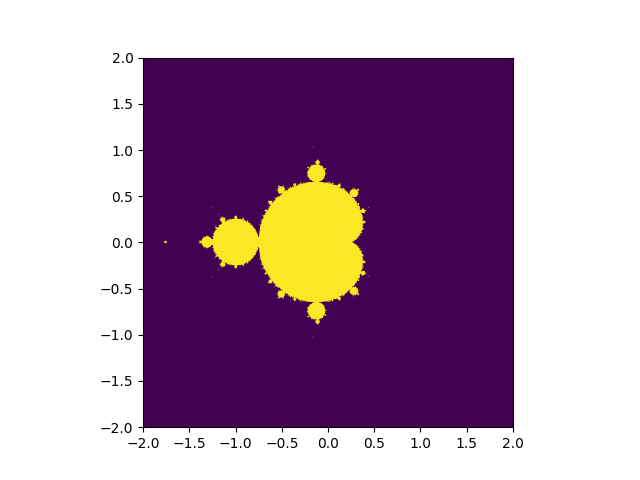

Python code for this plot:
from time import time
import matplotlib
# this will prevent the figure from popping up
matplotlib.use('Agg')
from matplotlib import pyplot as plt
import numpy as np
import pycuda.autoinit
from pycuda import gpuarray
from pycuda.elementwise import ElementwiseKernel

mandel_ker = ElementwiseKernel(
    "pycuda::complex<float> *lattice, float *mandelbrot_graph, int max_iters, float upper_bound",
    """
    mandelbrot_graph[i] = 1;

    pycuda::complex<float> c = lattice[i]; 
    pycuda::complex<float> z(0,0);

    for (int j = 0; j < max_iters; j++)
    {    
        z = z*z + c;     
        if(abs(z) > upper_bound)
        {
            mandelbrot_graph[i] = 0;
            break;
        }
    }        
    """,
    "mandel_ker")

def gpu_mandelbrot(width, height, real_low, real_high, imag_low, imag_high, max_iters, upper_bound):

    # we set up our complex lattice as such
    real_vals = np.matrix(np.linspace(real_low, real_high, width), dtype=np.complex64)
    imag_vals = np.matrix(np.linspace(imag_high, imag_low, height), dtype=np.complex64) * 1j
    mandelbrot_lattice = np.array(real_vals + imag_vals.transpose(), dtype=np.complex64)    
    
    # copy complex lattice to the GPU
    mandelbrot_lattice_gpu = gpuarray.to_gpu(mandelbrot_lattice)

    # allocate an empty array on the GPU
    mandelbrot_graph_gpu = gpuarray.empty(shape=mandelbrot_lattice.shape, dtype=np.float32)

    mandel_ker(mandelbrot_lattice_gpu, mandelbrot_graph_gpu, np.int32(max_iters), np.float32(upper_bound))
              
    mandelbrot_graph = mandelbrot_graph_gpu.get()
    
    return mandelbrot_graph


if __name__ == '__main__':

    t1 = time()
    mandel = gpu_mandelbrot(512, 512, -2, 2, -2, 2, 256, 2)
    t2 = time()

    mandel_time = t2 - t1

    t1 = time()
    fig = plt.figure(1)
    plt.imshow(mandel, extent=(-2, 2, -2, 2))
    plt.savefig('gpu_mandelbrot.png', dpi=fig.dpi)
    t2 = time()

    dump_time = t2 - t1

    # 修改打印语句为 Python 3 的格式
    print('It took {} seconds to calculate the Mandelbrot graph.'.format(mandel_time))
    print('It took {} seconds to dump the image.'.format(dump_time))
